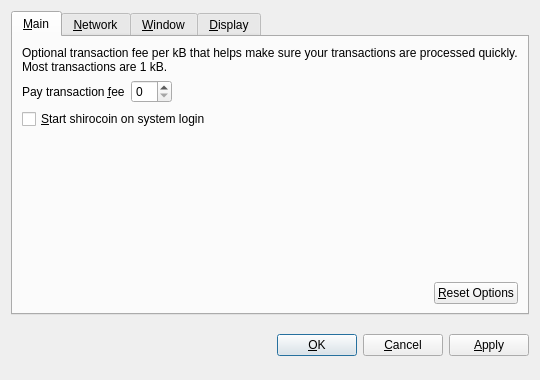
<?xml version="1.0" encoding="UTF-8"?>
<ui version="4.0">
 <class>OptionsDialog</class>
 <widget class="QDialog" name="OptionsDialog">
  <property name="geometry">
   <rect>
    <x>0</x>
    <y>0</y>
    <width>540</width>
    <height>380</height>
   </rect>
  </property>
  <property name="windowTitle">
   <string>Options</string>
  </property>
  <property name="modal">
   <bool>true</bool>
  </property>
  <layout class="QVBoxLayout" name="verticalLayout">
   <item>
    <widget class="QTabWidget" name="tabWidget">
     <property name="tabPosition">
      <enum>QTabWidget::North</enum>
     </property>
     <property name="currentIndex">
      <number>0</number>
     </property>
     <widget class="QWidget" name="tabMain">
      <attribute name="title">
       <string>&amp;Main</string>
      </attribute>
      <layout class="QVBoxLayout" name="verticalLayout_Main">
       <item>
        <widget class="QLabel" name="transactionFeeInfoLabel">
         <property name="text">
          <string>Optional transaction fee per kB that helps make sure your transactions are processed quickly. Most transactions are 1 kB.</string>
         </property>
         <property name="textFormat">
          <enum>Qt::PlainText</enum>
         </property>
         <property name="wordWrap">
          <bool>true</bool>
         </property>
        </widget>
       </item>
       <item>
        <layout class="QHBoxLayout" name="horizontalLayout_1_Main">
         <item>
          <widget class="QLabel" name="transactionFeeLabel">
           <property name="text">
            <string>Pay transaction &amp;fee</string>
           </property>
           <property name="textFormat">
            <enum>Qt::PlainText</enum>
           </property>
           <property name="buddy">
            <cstring>transactionFee</cstring>
           </property>
          </widget>
         </item>
         <item>
          <widget class="BitcoinAmountField" name="transactionFee"/>
         </item>
         <item>
          <spacer name="horizontalSpacer_1_Main">
           <property name="orientation">
            <enum>Qt::Horizontal</enum>
           </property>
           <property name="sizeHint" stdset="0">
            <size>
             <width>40</width>
             <height>20</height>
            </size>
           </property>
          </spacer>
         </item>
        </layout>
       </item>
       <item>
        <widget class="QCheckBox" name="bitcoinAtStartup">
         <property name="toolTip">
          <string>Automatically start shirocoin after logging in to the system.</string>
         </property>
         <property name="text">
          <string>&amp;Start shirocoin on system login</string>
         </property>
        </widget>
       </item>
       <item>
        <spacer name="verticalSpacer_Main">
         <property name="orientation">
          <enum>Qt::Vertical</enum>
         </property>
         <property name="sizeHint" stdset="0">
          <size>
           <width>20</width>
           <height>40</height>
          </size>
         </property>
        </spacer>
       </item>
       <item>
        <layout class="QHBoxLayout" name="horizontalLayout_2_Main">
         <item>
          <spacer name="horizontalSpacer_2_Main">
           <property name="orientation">
            <enum>Qt::Horizontal</enum>
           </property>
           <property name="sizeHint" stdset="0">
            <size>
             <width>40</width>
             <height>20</height>
            </size>
           </property>
          </spacer>
         </item>
         <item>
          <widget class="QPushButton" name="resetButton">
           <property name="toolTip">
            <string>Reset all client options to default.</string>
           </property>
           <property name="text">
            <string>&amp;Reset Options</string>
           </property>
           <property name="autoDefault">
            <bool>false</bool>
           </property>
          </widget>
         </item>
        </layout>
       </item>
      </layout>
     </widget>
     <widget class="QWidget" name="tabNetwork">
      <attribute name="title">
       <string>&amp;Network</string>
      </attribute>
      <layout class="QVBoxLayout" name="verticalLayout_Network">
       <item>
        <widget class="QCheckBox" name="mapPortUpnp">
         <property name="toolTip">
          <string>Automatically open the shirocoin client port on the router. This only works when your router supports UPnP and it is enabled.</string>
         </property>
         <property name="text">
          <string>Map port using &amp;UPnP</string>
         </property>
        </widget>
       </item>
       <item>
        <widget class="QCheckBox" name="connectSocks">
         <property name="toolTip">
          <string>Connect to the shirocoin network through a SOCKS proxy (e.g. when connecting through Tor).</string>
         </property>
         <property name="text">
          <string>&amp;Connect through SOCKS proxy:</string>
         </property>
        </widget>
       </item>
       <item>
        <layout class="QHBoxLayout" name="horizontalLayout_Network">
         <item>
          <widget class="QLabel" name="proxyIpLabel">
           <property name="text">
            <string>Proxy &amp;IP:</string>
           </property>
           <property name="textFormat">
            <enum>Qt::PlainText</enum>
           </property>
           <property name="buddy">
            <cstring>proxyIp</cstring>
           </property>
          </widget>
         </item>
         <item>
          <widget class="QValidatedLineEdit" name="proxyIp">
           <property name="maximumSize">
            <size>
             <width>140</width>
             <height>16777215</height>
            </size>
           </property>
           <property name="toolTip">
            <string>IP address of the proxy (e.g. 127.0.0.1)</string>
           </property>
          </widget>
         </item>
         <item>
          <widget class="QLabel" name="proxyPortLabel">
           <property name="text">
            <string>&amp;Port:</string>
           </property>
           <property name="textFormat">
            <enum>Qt::PlainText</enum>
           </property>
           <property name="buddy">
            <cstring>proxyPort</cstring>
           </property>
          </widget>
         </item>
         <item>
          <widget class="QLineEdit" name="proxyPort">
           <property name="maximumSize">
            <size>
             <width>55</width>
             <height>16777215</height>
            </size>
           </property>
           <property name="toolTip">
            <string>Port of the proxy (e.g. 9050)</string>
           </property>
          </widget>
         </item>
         <item>
          <widget class="QLabel" name="socksVersionLabel">
           <property name="text">
            <string>SOCKS &amp;Version:</string>
           </property>
           <property name="textFormat">
            <enum>Qt::PlainText</enum>
           </property>
           <property name="buddy">
            <cstring>socksVersion</cstring>
           </property>
          </widget>
         </item>
         <item>
          <widget class="QValueComboBox" name="socksVersion">
           <property name="toolTip">
            <string>SOCKS version of the proxy (e.g. 5)</string>
           </property>
          </widget>
         </item>
         <item>
          <spacer name="horizontalSpacer_Network">
           <property name="orientation">
            <enum>Qt::Horizontal</enum>
           </property>
           <property name="sizeHint" stdset="0">
            <size>
             <width>40</width>
             <height>20</height>
            </size>
           </property>
          </spacer>
         </item>
        </layout>
       </item>
       <item>
        <spacer name="verticalSpacer_Network">
         <property name="orientation">
          <enum>Qt::Vertical</enum>
         </property>
         <property name="sizeHint" stdset="0">
          <size>
           <width>20</width>
           <height>40</height>
          </size>
         </property>
        </spacer>
       </item>
      </layout>
     </widget>
     <widget class="QWidget" name="tabWindow">
      <attribute name="title">
       <string>&amp;Window</string>
      </attribute>
      <layout class="QVBoxLayout" name="verticalLayout_Window">
       <item>
        <widget class="QCheckBox" name="minimizeToTray">
         <property name="toolTip">
          <string>Show only a tray icon after minimizing the window.</string>
         </property>
         <property name="text">
          <string>&amp;Minimize to the tray instead of the taskbar</string>
         </property>
        </widget>
       </item>
       <item>
        <widget class="QCheckBox" name="minimizeOnClose">
         <property name="toolTip">
          <string>Minimize instead of exit the application when the window is closed. When this option is enabled, the application will be closed only after selecting Quit in the menu.</string>
         </property>
         <property name="text">
          <string>M&amp;inimize on close</string>
         </property>
        </widget>
       </item>
       <item>
        <spacer name="verticalSpacer_Window">
         <property name="orientation">
          <enum>Qt::Vertical</enum>
         </property>
         <property name="sizeHint" stdset="0">
          <size>
           <width>20</width>
           <height>40</height>
          </size>
         </property>
        </spacer>
       </item>
      </layout>
     </widget>
     <widget class="QWidget" name="tabDisplay">
      <attribute name="title">
       <string>&amp;Display</string>
      </attribute>
      <layout class="QVBoxLayout" name="verticalLayout_Display">
       <item>
        <layout class="QHBoxLayout" name="horizontalLayout_1_Display">
         <item>
          <widget class="QLabel" name="langLabel">
           <property name="text">
            <string>User Interface &amp;language:</string>
           </property>
           <property name="textFormat">
            <enum>Qt::PlainText</enum>
           </property>
           <property name="buddy">
            <cstring>lang</cstring>
           </property>
          </widget>
         </item>
         <item>
          <widget class="QValueComboBox" name="lang">
           <property name="toolTip">
            <string>The user interface language can be set here. This setting will take effect after restarting shirocoin.</string>
           </property>
          </widget>
         </item>
        </layout>
       </item>
       <item>
        <layout class="QHBoxLayout" name="horizontalLayout_2_Display">
         <item>
          <widget class="QLabel" name="unitLabel">
           <property name="text">
            <string>&amp;Unit to show amounts in:</string>
           </property>
           <property name="textFormat">
            <enum>Qt::PlainText</enum>
           </property>
           <property name="buddy">
            <cstring>unit</cstring>
           </property>
          </widget>
         </item>
         <item>
          <widget class="QValueComboBox" name="unit">
           <property name="toolTip">
            <string>Choose the default subdivision unit to show in the interface and when sending coins.</string>
           </property>
          </widget>
         </item>
        </layout>
       </item>
       <item>
        <widget class="QCheckBox" name="displayAddresses">
         <property name="toolTip">
          <string>Whether to show shirocoin addresses in the transaction list or not.</string>
         </property>
         <property name="text">
          <string>&amp;Display addresses in transaction list</string>
         </property>
        </widget>
       </item>
       <item>
        <spacer name="verticalSpacer_Display">
         <property name="orientation">
          <enum>Qt::Vertical</enum>
         </property>
         <property name="sizeHint" stdset="0">
          <size>
           <width>20</width>
           <height>40</height>
          </size>
         </property>
        </spacer>
       </item>
      </layout>
     </widget>
    </widget>
   </item>
   <item>
    <layout class="QHBoxLayout" name="horizontalLayout_Buttons">
     <item>
      <spacer name="horizontalSpacer_1">
       <property name="orientation">
        <enum>Qt::Horizontal</enum>
       </property>
       <property name="sizeHint" stdset="0">
        <size>
         <width>40</width>
         <height>48</height>
        </size>
       </property>
      </spacer>
     </item>
     <item>
      <widget class="QLabel" name="statusLabel">
       <property name="font">
        <font>
         <weight>75</weight>
         <bold>true</bold>
        </font>
       </property>
       <property name="text">
        <string/>
       </property>
       <property name="textFormat">
        <enum>Qt::PlainText</enum>
       </property>
       <property name="wordWrap">
        <bool>true</bool>
       </property>
      </widget>
     </item>
     <item>
      <spacer name="horizontalSpacer_2">
       <property name="orientation">
        <enum>Qt::Horizontal</enum>
       </property>
       <property name="sizeHint" stdset="0">
        <size>
         <width>40</width>
         <height>48</height>
        </size>
       </property>
      </spacer>
     </item>
     <item>
      <widget class="QPushButton" name="okButton">
       <property name="text">
        <string>&amp;OK</string>
       </property>
      </widget>
     </item>
     <item>
      <widget class="QPushButton" name="cancelButton">
       <property name="text">
        <string>&amp;Cancel</string>
       </property>
       <property name="autoDefault">
        <bool>false</bool>
       </property>
      </widget>
     </item>
     <item>
      <widget class="QPushButton" name="applyButton">
       <property name="text">
        <string>&amp;Apply</string>
       </property>
       <property name="autoDefault">
        <bool>false</bool>
       </property>
      </widget>
     </item>
    </layout>
   </item>
  </layout>
 </widget>
 <customwidgets>
  <customwidget>
   <class>BitcoinAmountField</class>
   <extends>QSpinBox</extends>
   <header>bitcoinamountfield.h</header>
  </customwidget>
  <customwidget>
   <class>QValueComboBox</class>
   <extends>QComboBox</extends>
   <header>qvaluecombobox.h</header>
  </customwidget>
  <customwidget>
   <class>QValidatedLineEdit</class>
   <extends>QLineEdit</extends>
   <header>qvalidatedlineedit.h</header>
  </customwidget>
 </customwidgets>
 <resources/>
 <connections/>
</ui>
